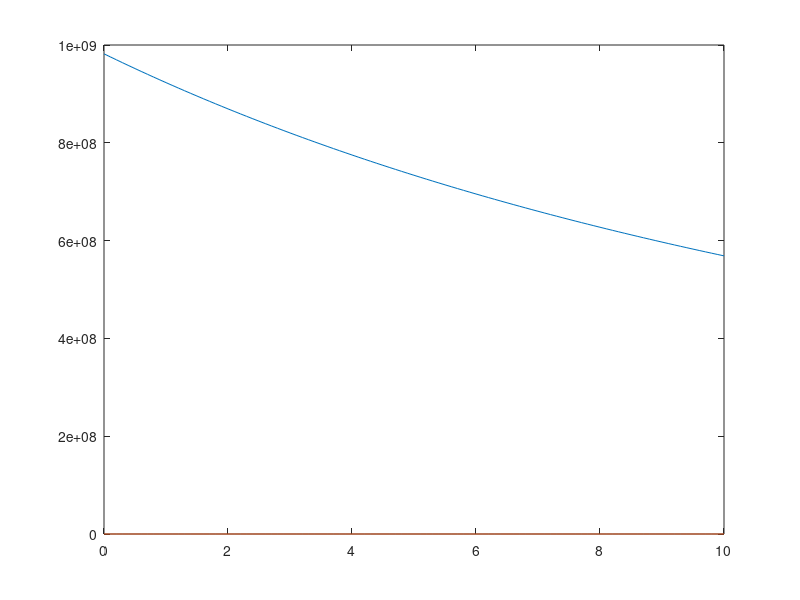

The MATLAB script that drew this image:
%Juliano_Declan_ENG209_HW3
        %question 1
%{ 
the goal is to load a text file and create a plot using the data included.
the text file 'mrna2021.txt' must be located in the same folder
%}
format short
data = load('mrna2021.txt');
data_x=data(:,1)
data_y=data(:,2)

%title("shares per month")
%xlabel("months")
%ylabel("Shares")
%plot(data_x,data_y,'mo')

    %question 5
%{
the goal is to graph the piecewise function following
        𝑥 + 4   for −2 ≤ 𝑥 < 0
𝑓(𝑥) = {4 − 𝑥 2 for 0 ≤ 𝑥 < 1
        3𝑥^2     for 1 ≤ 𝑥 < 2
    %}

    %defining the 3 sections as 3 variables p1 p2 p3

p1_x = [-2:0.1:0];
p1 = p1_x+4;

p2_x = [0:0.1:1];
p2 = 4-p2_x.^2;

p3_x = [1:0.1:2];
p3 = 3*p3_x.^2;
hold on
grid('on')
title("Piecewise function f(x)")
xlabel("x")
ylabel("y")
plot(p1_x,p1,'m')
plot (p2_x,p2,'m')
plot(p3_x,p3,'m')
hold off

    %question 7
%{
compute and graph the weight (in newtons, or N) of a 100 kg object at various altitudes
above the earth’s surface, as a function of altitude, or distance from the earth’s surface (in
kilometers, or km). altitude (km).
%}
t=[0:0.1:10];
alt=t;
G = 6.674e-11;              %gravitational constant (m3/kg/s2)
M1 = 5.972e24;              %mass of Earth (kg)
M2 = 100;                   %mass of of object (kg)
R = 6371+alt*200;               %distance between Earth and object (m)
F = (G * (M1 * M2)) ./ R.^2;  %calculate weight (N)
plot(t,F,t,alt)
